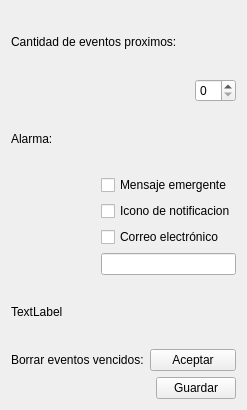
<?xml version="1.0" encoding="UTF-8"?>
<ui version="4.0">
 <class>Preferencias</class>
 <widget class="QWidget" name="Preferencias">
  <property name="geometry">
   <rect>
    <x>0</x>
    <y>0</y>
    <width>247</width>
    <height>410</height>
   </rect>
  </property>
  <property name="windowTitle">
   <string>Form</string>
  </property>
  <layout class="QGridLayout" name="gridLayout">
   <item row="0" column="0">
    <layout class="QVBoxLayout" name="verticalLayout_3">
     <item>
      <widget class="QLabel" name="label">
       <property name="text">
        <string>Cantidad de eventos proximos:</string>
       </property>
      </widget>
     </item>
     <item>
      <layout class="QHBoxLayout" name="horizontalLayout">
       <item>
        <spacer name="horizontalSpacer">
         <property name="orientation">
          <enum>Qt::Horizontal</enum>
         </property>
         <property name="sizeHint" stdset="0">
          <size>
           <width>98</width>
           <height>20</height>
          </size>
         </property>
        </spacer>
       </item>
       <item>
        <widget class="QSpinBox" name="cantidadEventosSpin"/>
       </item>
      </layout>
     </item>
     <item>
      <widget class="QLabel" name="label_2">
       <property name="text">
        <string>Alarma:</string>
       </property>
      </widget>
     </item>
     <item>
      <layout class="QHBoxLayout" name="horizontalLayout_2">
       <item>
        <spacer name="horizontalSpacer_2">
         <property name="orientation">
          <enum>Qt::Horizontal</enum>
         </property>
         <property name="sizeHint" stdset="0">
          <size>
           <width>98</width>
           <height>18</height>
          </size>
         </property>
        </spacer>
       </item>
       <item>
        <layout class="QVBoxLayout" name="verticalLayout_2">
         <item>
          <widget class="QCheckBox" name="alarmaMenEmergente">
           <property name="text">
            <string>Mensaje emergente</string>
           </property>
          </widget>
         </item>
         <item>
          <widget class="QCheckBox" name="alarmaIcono">
           <property name="text">
            <string>Icono de notificacion</string>
           </property>
          </widget>
         </item>
         <item>
          <widget class="QCheckBox" name="checkBox">
           <property name="text">
            <string>Correo electrónico</string>
           </property>
          </widget>
         </item>
         <item>
          <widget class="QLineEdit" name="lineEdit"/>
         </item>
        </layout>
       </item>
      </layout>
     </item>
     <item>
      <widget class="QLabel" name="label_3">
       <property name="text">
        <string>TextLabel</string>
       </property>
      </widget>
     </item>
     <item>
      <layout class="QHBoxLayout" name="horizontalLayout_4">
       <item>
        <widget class="QLabel" name="label_4">
         <property name="text">
          <string>Borrar eventos vencidos:</string>
         </property>
        </widget>
       </item>
       <item>
        <widget class="QPushButton" name="BorrarEventosBtn">
         <property name="text">
          <string>Aceptar</string>
         </property>
        </widget>
       </item>
      </layout>
     </item>
     <item>
      <layout class="QHBoxLayout" name="horizontalLayout_5">
       <item>
        <spacer name="horizontalSpacer_6">
         <property name="orientation">
          <enum>Qt::Horizontal</enum>
         </property>
         <property name="sizeHint" stdset="0">
          <size>
           <width>218</width>
           <height>18</height>
          </size>
         </property>
        </spacer>
       </item>
       <item>
        <widget class="QPushButton" name="GuardarBtn">
         <property name="text">
          <string>Guardar</string>
         </property>
        </widget>
       </item>
      </layout>
     </item>
    </layout>
   </item>
  </layout>
 </widget>
 <resources/>
 <connections/>
</ui>
